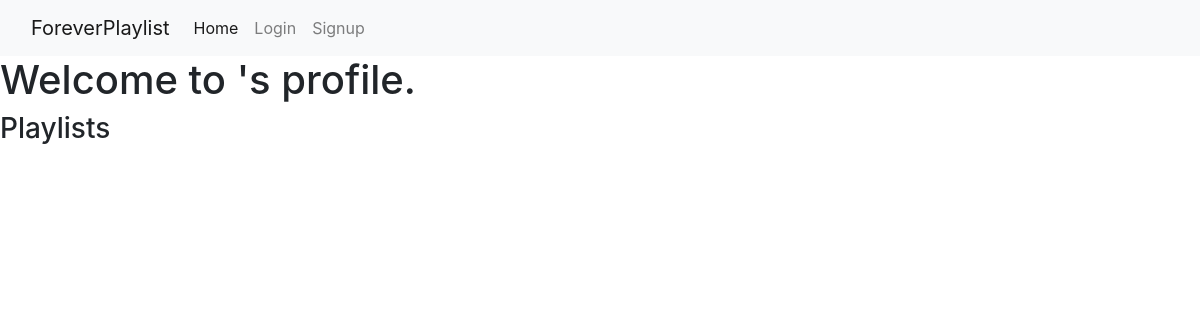
Page /profile/kiirb on the earlier database version.
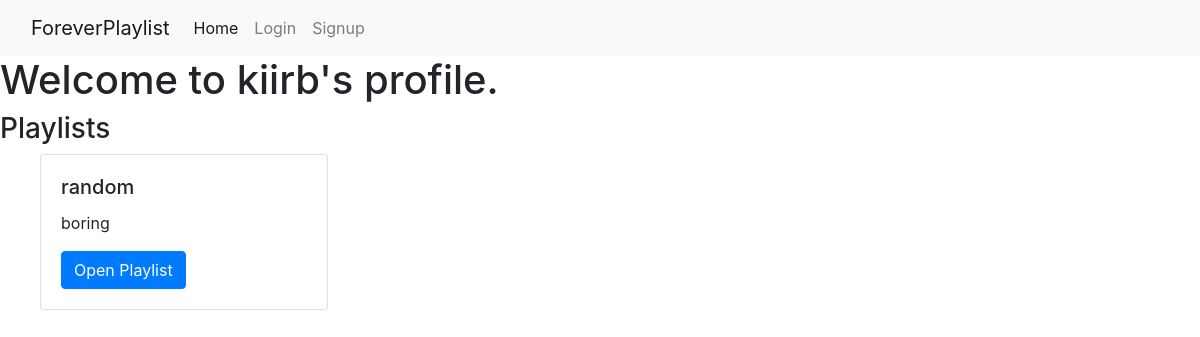
Same page on the later database version.
### music_app/models.py (models this page shows, shortened)
class User(UserMixin, db.Model):
    id = db.Column(db.Integer, primary_key=True)
    username = db.Column(db.String(80), nullable=False, unique=True)
    password = db.Column(db.String(200), nullable=False)
    playlists = db.relationship('Playlist', back_populates='user')

class Playlist(db.Model):
    id = db.Column(db.Integer, primary_key=True)
    title = db.Column(db.String(80), nullable=False)
    description = db.Column(db.String(200), nullable=False)
    user_id = db.Column(db.Integer, db.ForeignKey('user.id'), nullable=False)
    user = db.relationship('User', back_populates='playlists')

### music_app/main/routes.py (the view)
@main.route('/profile/<username>')
def profile(username):
    user = User.query.filter_by(username=username).first()
    return render_template('profile.html', user=user)

### music_app/templates/profile.html
{% extends 'base.html' %}
{% block body %}
  <h1>
    Welcome to {{ user.username }}'s profile.
  </h1>
  <h3>Playlists</h3>
  <ul style="list-style: none;">
    {% for playlist in user.playlists %}
      <li>
        <div class="card" style="width: 18rem;">
          <div class="card-body">
            <h5 class="card-title">
              {{ playlist.title }}
            </h5>
            <p class="card-text">
              {{ playlist.description }}
            </p>
            <a href="/playlists/{{ playlist.id }}" class="btn btn-primary">
              Open Playlist
            </a>
          </div>
        </div>
      </li>
    {% endfor %}
  </ul>
{% endblock %}

### music_app/templates/base.html (shortened to what this page needs)
<!doctype html>
<html lang="en">
  <head>
    <link rel="stylesheet" href="https://stackpath.bootstrapcdn.com/bootstrap/4.3.1/css/bootstrap.min.css">
  </head>
  <body>
    {% include 'partials/navbar.html' %}
    {% block body %}{% endblock %}
  </body>
</html>

### music_app/templates/partials/navbar.html (shortened to what this page needs)
<nav class="navbar navbar-expand-lg navbar-light bg-light">
  <div class="container-fluid">
    <a class="navbar-brand" href="/">ForeverPlaylist</a>
    <div class="collapse navbar-collapse" id="navbarSupportedContent">
      <ul class="navbar-nav me-auto mb-2 mb-lg-0">
        <li class="nav-item">
          <a class="nav-link active" aria-current="page" href="/">Home</a>
        </li>
        {% if current_user.is_authenticated %}
          <li class="nav-item">
            <a class="nav-link" href="/logout">Logout</a>
          </li>
        {% else %}
          <li class="nav-item">
            <a class="nav-link" href="/login">Login</a>
          </li>
          <li class="nav-item">
            <a class="nav-link" href="/signup">Signup</a>
          </li>
        {% endif %}
      </ul>
    </div>
  </div>
</nav>

Differences in the rows shown:
added User: username "kiirb"
added Playlist: title "random", description "boring"
